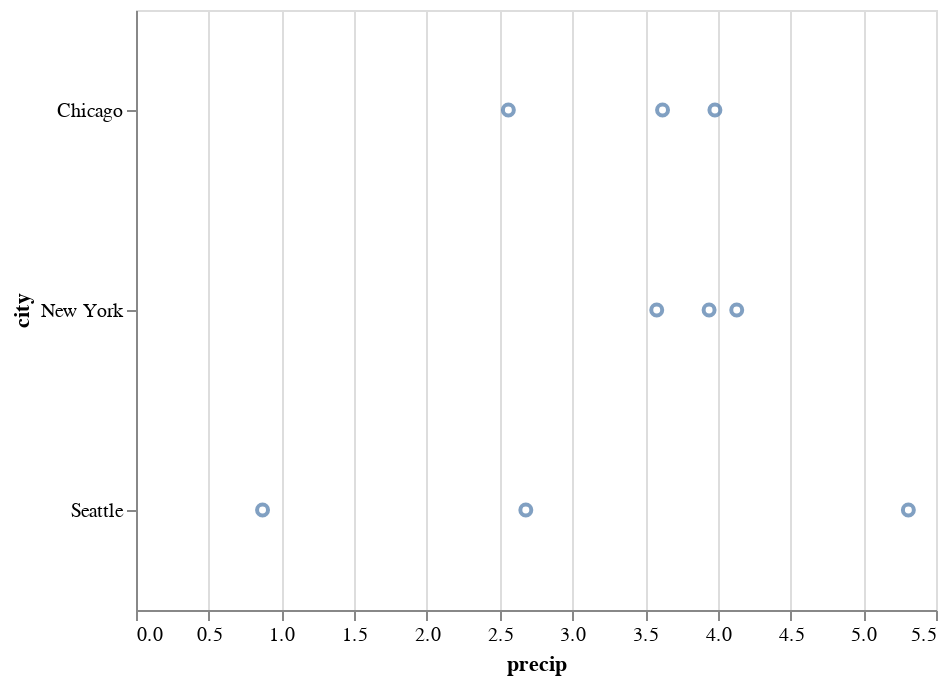

Notebook code for this chart:
### Markdown cell above
The `encode()` method builds a key-value mapping between encoding channels (such as `x`, `y`, `color`, `shape`, `size`, *etc.*) to fields in the dataset, accessed by field name. For Pandas data frames, Altair automatically determines an appropriate data type for the mapped column, which in this case is the *nominal* type, indicating unordered, categorical values.

Though we've now separated the data by one attribute, we still have multiple points overlapping within each category. Let's further separate these by adding an `x` encoding channel, mapped to the `'precip'` field:

### Code cell
alt.Chart(df).mark_point().encode(
    x='precip',
    y='city'
)

### Figure 1 — Vega-Lite specification as saved in the notebook (floating-point values rounded to 4 significant figures)
{"$schema": "https://vega.github.io/schema/vega-lite/v2.6.0.json", "config": {"view": {"height": 300, "width": 400}}, "data": {"name": "data-fdfbb22e8e0e89f6556d8a3b434b0c97"}, "datasets": {"data-fdfbb22e8e0e89f6556d8a3b434b0c97": [{"city": "Seattle", "month": "Apr", "precip": 2.68}, {"city": "Seattle", "month": "Aug", "precip": 0.87}, {"city": "Seattle", "month": "Dec", "precip": 5.31}, {"city": "New York", "month": "Apr", "precip": 3.94}, {"city": "New York", "month": "Aug", "precip": 4.13}, {"city": "New York", "month": "Dec", "precip": 3.58}, {"city": "Chicago", "month": "Apr", "precip": 3.62}, {"city": "Chicago", "month": "Aug", "precip": 3.98}, {"city": "Chicago", "month": "Dec", "precip": 2.56}]}, "encoding": {"x": {"field": "precip", "type": "quantitative"}, "y": {"field": "city", "type": "nominal"}}, "mark": "point"}
